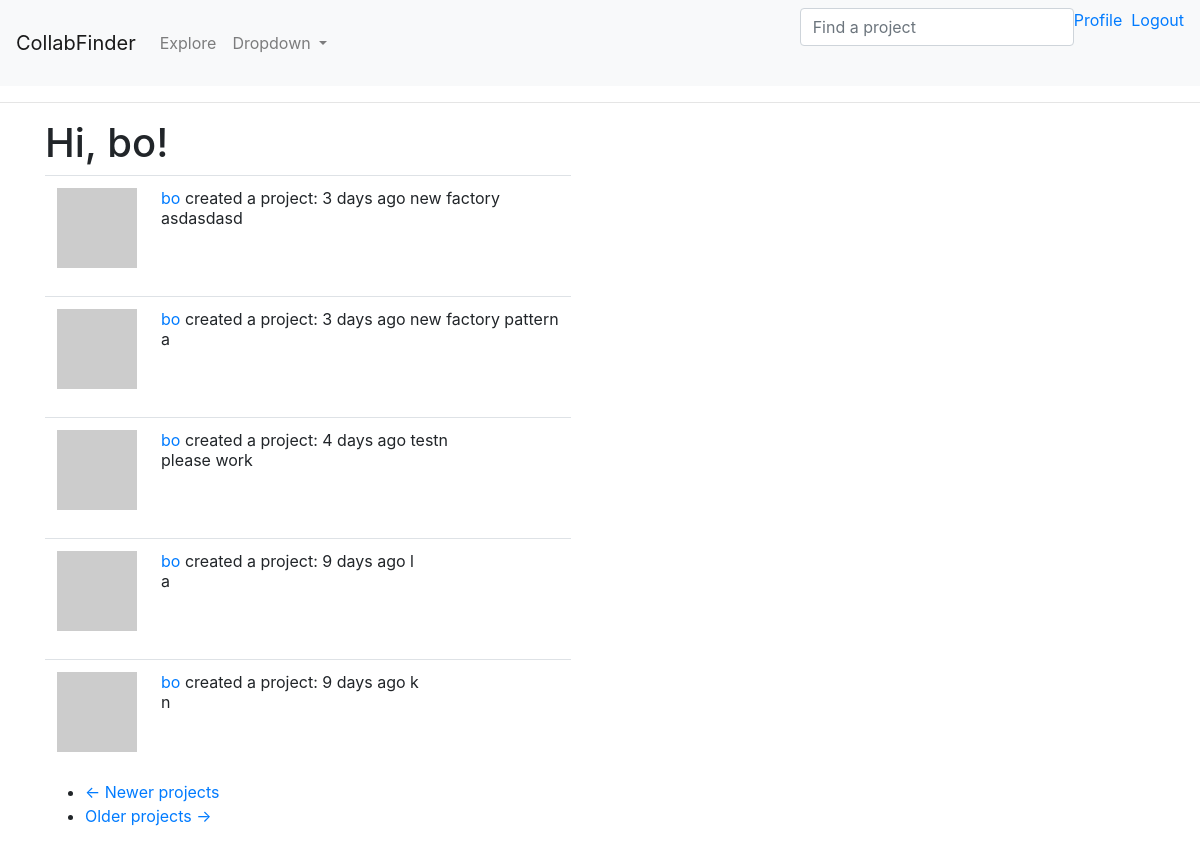
The page /explore (signed in) on the database its author committed.
### app/models.py (models this page shows, shortened)
class User(UserMixin, db.Model):
    id = db.Column(db.Integer, primary_key=True)
    username = db.Column(db.String(64), index=True, unique=True)
    email = db.Column(db.String(120), index=True, unique=True)
    password_hash = db.Column(db.String(128))
    projects = db.relationship('Project', backref='creator', lazy='dynamic')
    about_me = db.Column(db.String(140))
    last_seen = db.Column(db.DateTime, default=datetime.utcnow)
    followed = db.relationship( # Looking at relationship from follower (one) --> following (many), this yield the right side (those followed)
        'User', secondary=followers, #Self-ref, association table
        primaryjoin=(followers.c.follower_id == id), #condition to join left side (follower) w/ assoc. table
        secondaryjoin=(followers.c.followed_id == id),
        backref=db.backref('followers', lazy='dynamic'), lazy='dynamic') #defines how this relationship will be accessed from the right side entity
    def avatar(self, size):
        digest = md5(self.email.lower().encode('utf-8')).hexdigest()
        return 'https://www.gravatar.com/avatar/{}?d=identicon&s={}'.format(digest, size)

class Project(SearchableMixin, db.Model):
    __searchable__ = ['category','name','descr'] # subject to change
    id = db.Column(db.Integer, primary_key=True)
    category = db.Column(db.String(60))
    name = db.Column(db.String(60))
    descr = db.Column(db.String(140))
    skill_level = db.Column(db.String(20))
    setting = db.Column(db.String(20))
    language = db.Column(db.String(5))
    timestamp = db.Column(db.DateTime, index=True, default=datetime.utcnow)
    user_id = db.Column(db.Integer, db.ForeignKey('user.id')) #creator ID (want this to be many to one: many creator to one proj)
    __mapper_args__ = {'polymorphic_on': category}

class Learning(Project):
    __mapper_args__ = {'polymorphic_identity': 'learning'}
    id = db.Column(db.Integer, db.ForeignKey('project.id'), primary_key=True)
    pace = db.Column(db.String(60))
    learning_category = db.Column(db.String(60))
    subject = db.Column(db.String(60)) #still have to figure out how to implement this

class SearchableMixin(object):
    @classmethod
    def before_commit(cls, session):
        session._changes = {
            'add': list(session.new),
            'update': list(session.dirty),
            'delete': list(session.deleted)
        }
    @classmethod
    def after_commit(cls, session):
        for obj in session._changes['add']:
            if isinstance(obj, SearchableMixin):
                add_to_index(obj.__tablename__, obj)
        for obj in session._changes['update']:
            if isinstance(obj, SearchableMixin):
                add_to_index(obj.__tablename__, obj)
        for obj in session._changes['delete']:
            if isinstance(obj, SearchableMixin):
                remove_from_index(obj.__tablename__, obj)
        session._changes = None

class Project(SearchableMixin, db.Model):
    __searchable__ = ['category','name','descr'] # subject to change
    id = db.Column(db.Integer, primary_key=True)
    category = db.Column(db.String(60))
    name = db.Column(db.String(60))
    descr = db.Column(db.String(140))
    skill_level = db.Column(db.String(20))
    setting = db.Column(db.String(20))
    language = db.Column(db.String(5))
    timestamp = db.Column(db.DateTime, index=True, default=datetime.utcnow)
    user_id = db.Column(db.Integer, db.ForeignKey('user.id')) #creator ID (want this to be many to one: many creator to one proj)
    __mapper_args__ = {'polymorphic_on': category}

### app/main/routes.py (the view)
@bp.route('/explore')
@login_required
def explore():
    page = request.args.get('page', 1, type=int)
    projects = Project.query.order_by(Project.timestamp.desc()).paginate(
        page, current_app.config['PROJECTS_PER_PAGE'], False)
    next_url = url_for('main.explore', page=projects.next_num) \
        if projects.has_next else None
    prev_url = url_for('main.explore', page=projects.prev_num) \
        if projects.has_prev else None
    return render_template('index.html', title=_('Explore'),
                           projects=projects.items, next_url=next_url,
                           prev_url=prev_url)

### app/main/forms.py
class SearchForm(FlaskForm):
    q = StringField(_l('Find a project'), validators=[DataRequired()])
    def __init__(self, *args, **kwargs):
        if 'formdata' not in kwargs:
            kwargs['formdata'] = request.args # for the GET request
        if 'csrf_enabled' not in kwargs:
            kwargs['csrf_enabled'] = False
        super(SearchForm, self).__init__(*args, **kwargs)

### app/main/routes.py (called while the page is built)
@bp.before_app_request
def before_request():
    if current_user.is_authenticated:
        current_user.last_seen = datetime.utcnow()
        db.session.commit()
    g.search_form = SearchForm() # g variable is specific to each request and each client
    g.locale = str(get_locale())

### app/models.py (called while the page is built)
@login.user_loader
def load_user(id):
    return User.query.get(int(id))

### app/templates/index.html (shortened to what this page needs)
{% extends "base.html" %}
{% block content %}
<h1>{{ _('Hi, %(username)s!', username=current_user.username) }}</h1>
<div class='project_stream' >
    {% for project in projects %}
    {% include '_project.html' %}
    {% endfor %}
    <nav aria-label="...">
        <ul class="pager">
            <li class="previous{% if not prev_url %} disabled{% endif %}">
                <a href="{{ prev_url or '#' }}">
                    <span aria-hidden="true">&larr;</span> {{ _('Newer projects') }}
                </a>
            </li>
            <li class="next{% if not next_url %} disabled{% endif %}">
                <a href="{{ next_url or '#' }}">
                    {{ _('Older projects') }} <span aria-hidden="true">&rarr;</span>
                </a>
            </li>
        </ul>
    </nav>
</div>
{% endblock %}

### app/templates/_project.html
<table class="table table-hover">
    <tr>
        <td width="70px">
            <a href="{{ url_for('main.user', username=project.creator.username) }}">
                <img src="{{ project.creator.avatar(70) }}" />
            </a>
        </td>
        <td>
            <a href="{{ url_for('main.user', username=project.creator.username) }}">
                {{ project.creator.username }}
            </a>
            {{ _('%(username)s created a project: %(when)s',
                    username=user_link, when=moment(project.timestamp).fromNow()) }}
            {{ project.name }}<br>
            {{ project.descr }}
        </td>
    </tr>
</table>

### app/templates/base.html (style rules this page uses)
.project_stream { position:absolute; margin-left: 0px; }

### rows shown on the page
Learning: creator.username "bo", name "new factory", descr "asdasdasd"
Learning: creator.username "bo", name "new factory pattern", descr "a"
Learning: creator.username "bo", name "testn", descr "please work"
Learning: creator.username "bo", name "l", descr "a"
Learning: creator.username "bo", name "k", descr "n"
